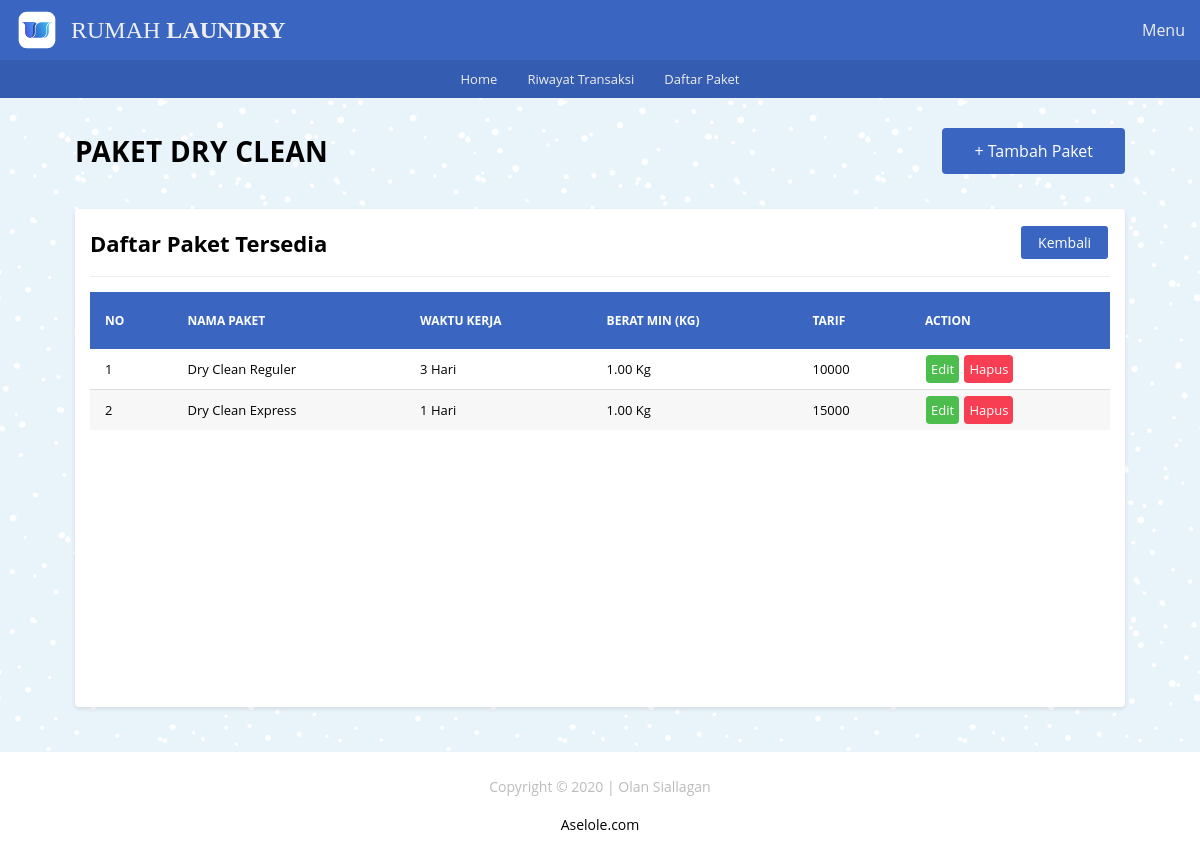
Screenshot of /app/paket/pkt_dc/pkt_dc.php with the database file from the repository.
### tables this page shows
CREATE TABLE `tb_dry_clean` (
  `id_dc` int(10) UNSIGNED NOT NULL,
  `nama_paket_dc` varchar(100) NOT NULL,
  `waktu_kerja_dc` varchar(50) NOT NULL,
  `kuantitas_dc` decimal(10,2) NOT NULL DEFAULT 0.00,
  `tarif_dc` int(10) UNSIGNED NOT NULL DEFAULT 0
);

### app/includes/_functions.php (called while the page is built, shortened)
<?php
$host	= 'localhost';
$user = 'root';
$pass	= '';
$db	= 'laundry';
$koneksi = mysqli_connect($host,$user,$pass,$db);
function query($query){
	global $koneksi;
	$result = mysqli_query($koneksi, $query);
	$rows = [];
	while ($row = mysqli_fetch_assoc($result)) {
		$rows[] = $row;
	}
	return $rows;
}
function url($url = null){
	$url_utama = "http://localhost/rumah_laundry";
	if ($url != null) {
		return $url_utama . '/' . $url;
	}else{
		return $url_utama . '';
	}
}

### app/paket/pkt_dc/pkt_dc.php (the view)
<?php
   require_once('../../_header.php');
   $data_dc = query('SELECT * FROM tb_dry_clean');
?>
   <div id="pkt_ck" class="main-content">
		<div class="container">
			<div class="baris">
				<div class="selamat-datang">
					<div class="col-header">
						<h2 class="judul-md">Paket Dry Clean</h2>
               </div>
					<div class="col-header txt-right">
						<a href="<?=url('paket/pkt_dc/tambah.php')?>" class="btn-lg bg-primary">+ Tambah Paket</a>
					</div>
				</div>
			</div>
			<div class="baris">
				<div class="col">
					<div class="card">
						<div class="card-title card-flex">
							<div class="card-col">
								<h2>Daftar Paket Tersedia</h2>
							</div>
							<div class="card-col txt-right">
								<a href="<?=url('paket/paket.php')?>" class="btn-xs bg-primary">Kembali</a>
							</div>
						</div>
						<div class="card-body">
							<div class="tabel-kontainer">
								<table class="tabel-transaksi">
									<thead>
										<tr>
											<th class="sticky">No</th>
											<th class="sticky">Nama Paket</th>
											<th class="sticky">Waktu Kerja</th>
											<th class="sticky">Berat Min (Kg)</th>
											<th class="sticky">Tarif</th>
											<th class="sticky">Action</th>
										</tr>
									</thead>
									<tbody>
										<?php $no = 1; ?>
										<?php foreach($data_dc as $dc) : ?>
											<tr>
												<td><?= $no ?></td>
												<td><?= $dc['nama_paket_dc'] ?></td>
												<td><?= $dc['waktu_kerja_dc'] ?></td>
												<td><?= $dc['kuantitas_dc'] . ' Kg' ?></td>
												<td><?= $dc['tarif_dc'] ?></td>
												<td>
													<a href="<?=url('paket/pkt_dc/edit.php')?>?id_dc=<?=$dc['id_dc']?>" class="btn btn-edit">Edit</a>
													<a href="<?=url('paket/pkt_dc/hapus.php')?>?id_dc=<?=$dc['id_dc']?>" onclick="return confirm('Yakin akan menghapus?');"  class="btn btn-hapus">Hapus</a>
												</td>
											</tr>
											<?php $no++ ?>
										<?php endforeach; ?>
									</tbody>
								</table>
							</div>
						</div>
					</div>
				</div>
			</div>
		</div>
	</div>
<?php require_once('../../_footer.php') ?>

### app/_assets/css/style.css (style rules this page uses)
* { margin: 0; padding: 0; box-sizing: border-box; }
html,body { width: 100%; max-width: 100%; position: relative; font-family: 'Open sans', sans-serif; display: flex; flex-direction: column; background-image: url(../img/blue-snow.png); overflow-x: hidden; }
.txt-right { text-align: right; }
h2 { font-size: 22px; }
.main-content { display: flex; flex-direction: column; }
.container { display: flex; flex-direction: column; width: 1080px; max-width: 100%; margin: auto; padding: 0 15px; min-height: 20px; }
.baris { position: relative; margin: 0 -15px; display: flex; flex-direction: row; flex-wrap: wrap; }
.selamat-datang { width: 100%; display: flex; flex-direction: row; flex-wrap: wrap; align-items: center; justify-content: space-between; padding: 0 15px; margin: 30px 0 20px 0; }
.selamat-datang .col-header { flex: 1; }
.selamat-datang .col-header .judul-md { font-size: 28px; text-transform: uppercase; letter-spacing: .3px; }
.selamat-datang .col-header a { display: inline-block; color: #fff; text-decoration: none; }
.btn-lg { padding: 10px 30px; border-radius: 4px; }
.bg-primary { border: 2px solid #3a66c1; color: #ffffff; background-color: #3a66c1; }
.col { flex: 1; }
.card { background-color: #fff; margin: 15px; padding: 15px; border-radius: 4px; box-shadow: 0 2px 4px rgba(0,0,0,0.10); }
.card-body { position: relative; }
.card-title { padding-bottom: 15px; margin-bottom: 15px; border-bottom: 1px solid #eeeeee; }
.card-flex { display: flex; flex-direction: row; align-items: center; justify-content: space-between; }
.card-col { flex: 1; }
.tabel-kontainer { display: block; width: 100%; height: 400px; position: relative; overflow-x: auto; overflow-y: auto; }
.tabel-transaksi { border: 0; border-collapse: collapse; width: 100%; }
.tabel-transaksi thead { color: #ffffff; }
.tabel-transaksi thead th { text-transform: uppercase; font-size: 12px; text-align: left; padding: 20px 15px; background-color: #3a66c1; }
.sticky { position: sticky; top: 0; }
.tabel-transaksi tbody tr { border-bottom: 1px solid #dddddd; }
.tabel-transaksi tbody tr:nth-child(even) { background-color: #f7f7f7; }
.tabel-transaksi tbody tr:last-child { border-bottom: 0; }
.tabel-transaksi tbody tr td { padding: 5px 15px; font-size: 13px; }
.btn { display: inline-block; text-decoration: none; padding: 5px; margin: 1px; border-radius: 4px; }
.btn-edit { background-color: #4dbd4d; color: #ffffff; }
.btn-hapus { background-color: #f73e53; color: #ffffff; }
.btn-xs { font-size: 14px; display: inline-block; text-decoration: none; padding: 5px 15px; margin: 2px; border-radius: 3px; cursor: pointer; }

### rows the page displays
tb_dry_clean: nama_paket_dc "Dry Clean Reguler", waktu_kerja_dc "3 Hari", kuantitas_dc "1.00", tarif_dc "10000"
tb_dry_clean: nama_paket_dc "Dry Clean Express", waktu_kerja_dc "1 Hari", kuantitas_dc "1.00", tarif_dc "15000"
